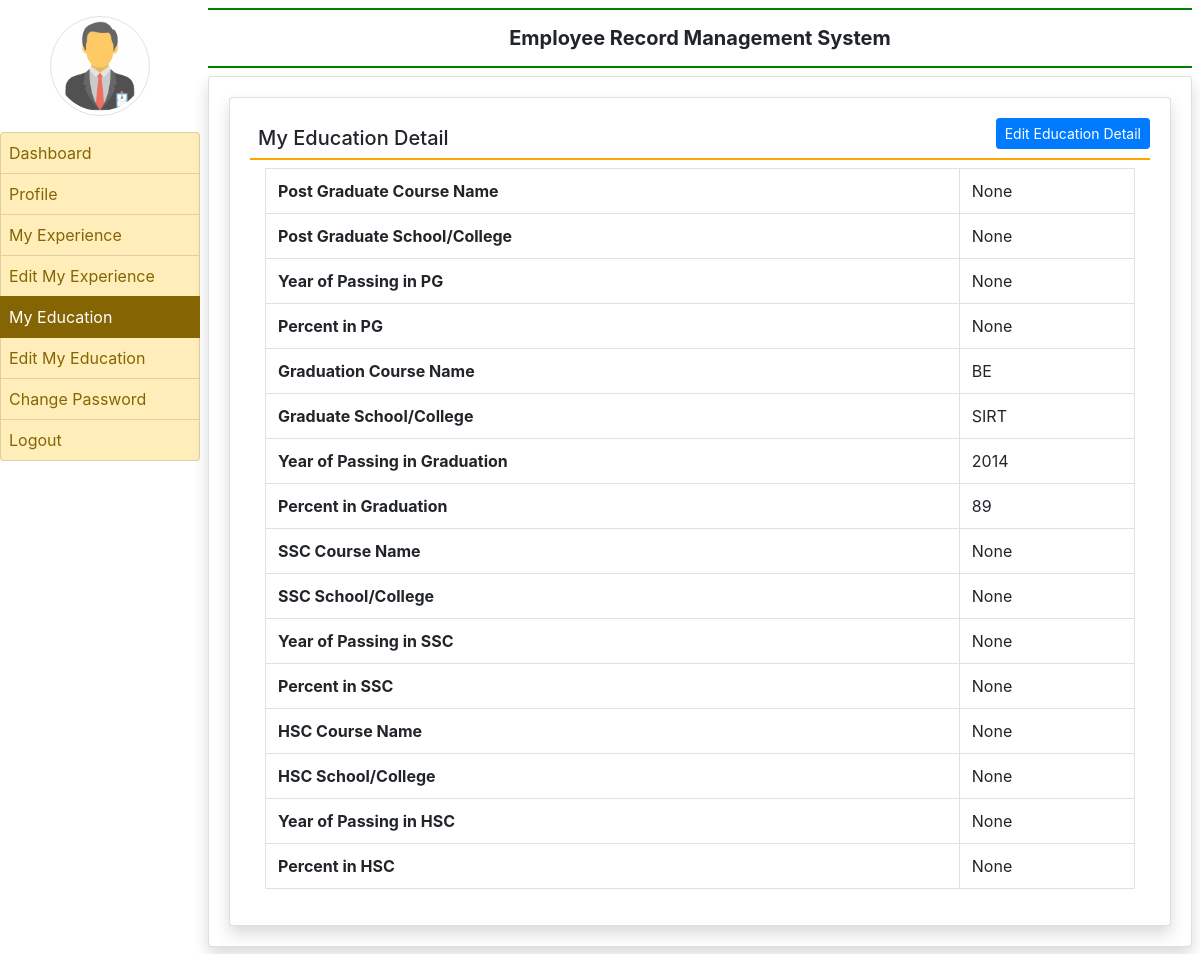
/myeducation (signed in), run on the app's committed database.
### employee/models.py (models this page shows, shortened)
class EmployeeEducation(models.Model):
    user = models.ForeignKey(User, on_delete=models.CASCADE, null=True)
    coursepg = models.CharField(max_length=100, null=True)
    schoolclgpg = models.CharField(max_length=200,null=True)
    yearpassingpg = models.CharField(max_length=20,null=True)
    percentagepg = models.CharField(max_length=30, null=True)
    coursegra = models.CharField(max_length=100, null=True)
    schoolclggra = models.CharField(max_length=200, null=True)
    yearpassinggra = models.CharField(max_length=20, null=True)
    percentagegra = models.CharField(max_length=30, null=True)
    coursessc = models.CharField(max_length=100, null=True)
    schoolclgssc = models.CharField(max_length=200, null=True)
    yearpassingssc = models.CharField(max_length=20, null=True)
    percentagessc = models.CharField(max_length=30, null=True)
    coursehsc = models.CharField(max_length=100, null=True)
    schoolclghsc = models.CharField(max_length=200, null=True)
    yearpassinghsc = models.CharField(max_length=20, null=True)
    percentagehsc = models.CharField(max_length=30, null=True)

### employee/views.py (the view)
# urls.py: path('myeducation',myeducation,name='myeducation'),
def myeducation(request):
    if not request.user.is_authenticated:
        return redirect('emp_login')
    user = request.user
    education = EmployeeEducation.objects.get(user=user)
    d = {'education': education}
    return render(request, 'myeducation.html',d)

### employee/templates/myeducation.html (shortened to what this page needs)
{% extends 'emp_base.html' %}
{% block main  %}
<div class="card shadow">
    <div class="card-body">
        <a href="{% url 'edit_myeducation' %}" class="btn btn-primary btn-sm float-right">Edit Education Detail</a>
        <h5 class="p-2" style="border-bottom: 2px solid orange;">My Education Detail</h5>
<div class="container-fluid">
        <table class="table table-bordered">
                <tr>
                    <th>Post Graduate Course Name</th>
                    <td>{{education.coursepg}}</td>
                </tr>
                <tr>
                    <th>Post Graduate School/College</th>
                    <td>{{education.schoolclgpg}}</td>
                </tr>
             <tr>
                    <th>Year of Passing in PG</th>
                    <td>{{education.yearpassingpg}}</td>
                </tr>
             <tr>
                    <th>Percent in PG</th>
                    <td>{{education.percentagepg}}</td>
                </tr>
            <tr>
                    <th>Graduation Course Name</th>
                    <td>{{education.coursegra}}</td>
                </tr>
                <tr>
                    <th>Graduate School/College</th>
                    <td>{{education.schoolclggra}}</td>
                </tr>
             <tr>
                    <th>Year of Passing in Graduation</th>
                    <td>{{education.yearpassinggra}}</td>
                </tr>
             <tr>
                    <th>Percent in Graduation</th>
                    <td>{{education.percentagegra}}</td>
                </tr>
            <tr>
                    <th>SSC Course Name</th>
                    <td>{{education.coursessc}}</td>
                </tr>
                <tr>
                    <th>SSC School/College</th>
                    <td>{{education.schoolclgssc}}</td>
                </tr>
             <tr>
                    <th>Year of Passing in SSC</th>
                    <td>{{education.yearpassingssc}}</td>
                </tr>
             <tr>
                    <th>Percent in SSC</th>
                    <td>{{education.percentagessc}}</td>
                </tr>
             <tr>
                    <th>HSC Course Name</th>
                    <td>{{education.coursehsc}}</td>
                </tr>
             <tr>
                    <th>HSC School/College</th>
                    <td>{{education.schoolclghsc}}</td>
                </tr>
             <tr>
                    <th>Year of Passing in HSC</th>
                    <td>{{education.yearpassinghsc}}</td>
                </tr>
             <tr>
                    <th>Percent in HSC</th>
                    <td>{{education.percentagehsc}}</td>
                </tr>
        </table>
</div>
</div>
</div>
{% endblock %}

### data on the page
EmployeeEducation: coursepg "None", schoolclgpg "None", yearpassingpg "None", percentagepg "None", coursegra "BE", schoolclggra "SIRT", yearpassinggra "2014", percentagegra "89", coursessc "None", schoolclgssc "None", yearpassingssc "None", percentagessc "None", coursehsc "None", schoolclghsc "None", yearpassinghsc "None", percentagehsc "None"
